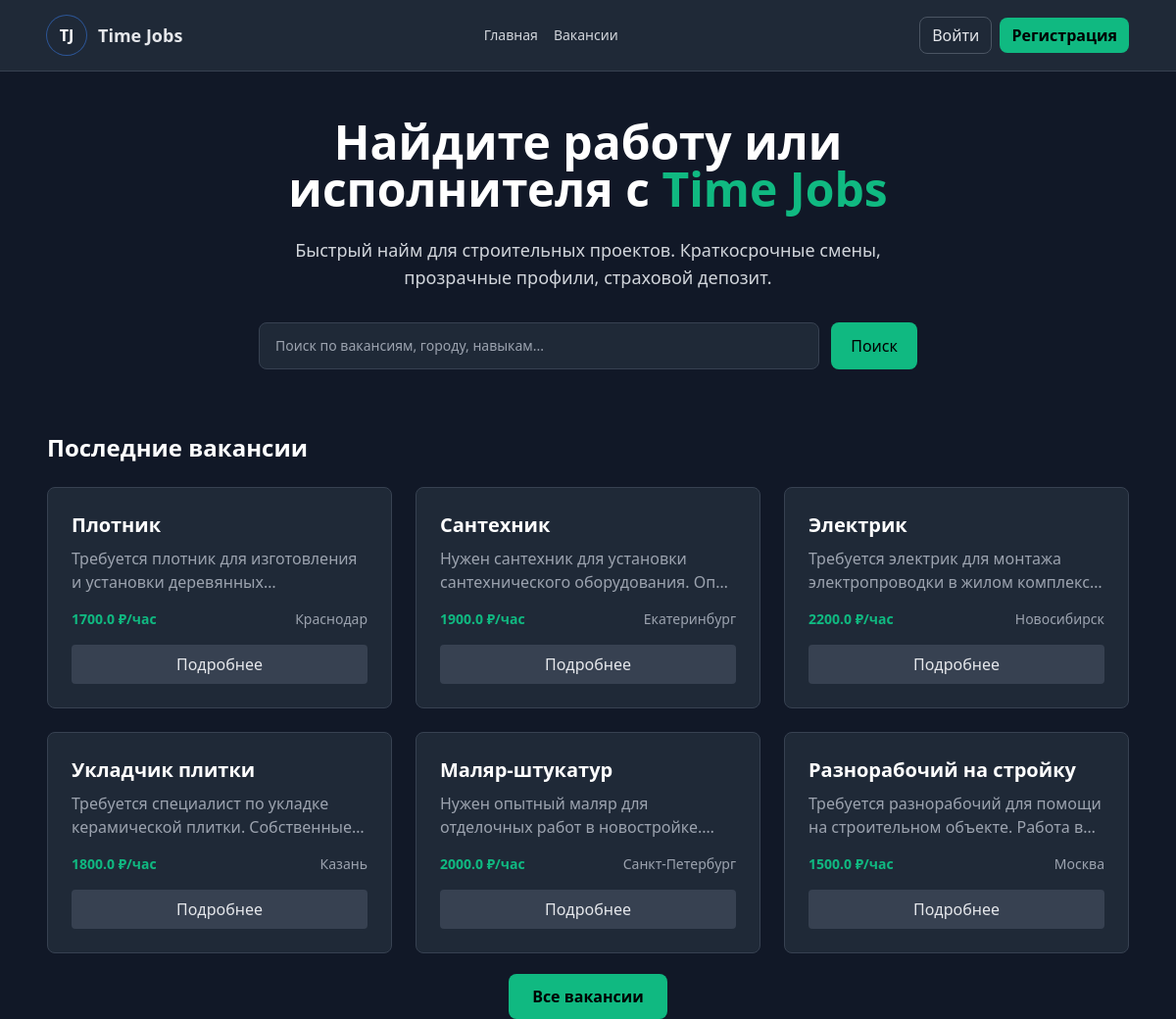
The page / on the database its author committed.
### buildconnect_mvp_b1311/app.py (models this page shows)
class Job(db.Model):
    __tablename__ = 'jobs'
    id = db.Column(db.Integer, primary_key=True)
    employer_id = db.Column(db.Integer, db.ForeignKey('users.id'))
    title = db.Column(db.String(200), nullable=False)
    description = db.Column(db.Text)
    city = db.Column(db.String(100))
    specialization = db.Column(db.String(100))
    wage = db.Column(db.Float, default=0.0)
    pay_type = db.Column(db.String(20), default='hourly')
    duration_days = db.Column(db.Integer, default=1)
    status = db.Column(db.String(20), default='approved')  # Для теста сразу approved
    created_at = db.Column(db.DateTime, default=datetime.utcnow)

### buildconnect_mvp_b1311/app.py (the view)
@app.route('/')
def index():
    jobs = Job.query.order_by(Job.created_at.desc()).limit(6).all()
    return render_template('index.html', jobs=jobs)

### buildconnect_mvp_b1311/templates/index.html
{% extends "base.html" %}
{% block content %}
<section class="max-w-4xl mx-auto text-center mt-12 px-6">
    <h1 class="text-4xl md:text-5xl font-extrabold leading-tight text-white">
        Найдите работу или исполнителя с <span class="text-green-500">Time Jobs</span>
    </h1>
    <p class="mt-6 text-lg text-gray-300 max-w-2xl mx-auto">
        Быстрый найм для строительных проектов. Краткосрочные смены, прозрачные профили, страховой депозит.
    </p>
    <div class="mt-8 max-w-2xl mx-auto">
        <form action="{{ url_for('vacancies') }}" method="GET" class="flex gap-3">
            <input type="text" name="search" placeholder="Поиск по вакансиям, городу, навыкам..."
                   class="flex-1 px-4 py-3 rounded-lg bg-gray-800 border border-gray-700 text-sm placeholder-gray-400 focus:outline-none focus:border-green-500">
            <button type="submit" class="px-5 py-3 rounded-lg bg-green-500 text-black font-medium hover:bg-green-400">
                Поиск
            </button>
        </form>
    </div>
</section>
<section class="max-w-6xl mx-auto px-6 mt-16">
    <h2 class="text-2xl font-bold text-white mb-6">Последние вакансии</h2>
    <div class="grid grid-cols-1 md:grid-cols-2 lg:grid-cols-3 gap-6">
        {% for job in jobs %}
        <div class="bg-gray-800 rounded-lg p-6 border border-gray-700 hover:border-green-500 transition-colors">
            <h3 class="text-xl font-semibold text-white mb-2">{{ job.title }}</h3>
            <p class="text-gray-400 mb-4 line-clamp-2">{{ job.description[:100] }}...</p>
            <div class="flex items-center justify-between text-sm">
                <span class="text-green-500 font-semibold">{{ job.wage }} ₽/час</span>
                <span class="text-gray-400">{{ job.city }}</span>
            </div>
            <a href="{{ url_for('vacancies') }}" class="mt-4 inline-block w-full text-center px-4 py-2 bg-gray-700 rounded hover:bg-gray-600 transition-colors">
                Подробнее
            </a>
        </div>
        {% endfor %}
    </div>
    <div class="text-center mt-8">
        <a href="{{ url_for('vacancies') }}" class="px-6 py-3 bg-green-500 text-black font-semibold rounded-lg hover:bg-green-400">
            Все вакансии
        </a>
    </div>
</section>
{% endblock %}

### buildconnect_mvp_b1311/templates/base.html (shortened to what this page needs)
<!DOCTYPE html>
<html lang="ru">
<head>
    <link href="https://cdn.jsdelivr.net/npm/tailwindcss@2.2.19/dist/tailwind.min.css" rel="stylesheet">
    <link rel="stylesheet" href="{{ url_for('static', filename='css/style.css') }}">
</head>
<body class="bg-gray-900 text-gray-200">
    <header class="bg-gray-800 border-b border-gray-700 sticky top-0 z-40">
        <div class="max-w-6xl mx-auto px-6 py-4 flex items-center justify-between">
            <div class="flex items-center gap-3">
                <div class="w-10 h-10 rounded-full bg-gradient-to-br from-slate-700 to-slate-900 ring-1 ring-white/5 flex items-center justify-center">
                    <span class="text-white font-bold">TJ</span>
                </div>
                <a href="{{ url_for('index') }}" class="text-lg font-semibold">Time Jobs</a>
            </div>
            <nav class="flex items-center gap-4 text-sm text-gray-300">
                <a href="{{ url_for('index') }}" class="hover:text-green-400">Главная</a>
                <a href="{{ url_for('vacancies') }}" class="hover:text-green-400">Вакансии</a>
            </nav>
            <div class="flex gap-2 items-center">
                {% if current_user.is_authenticated %}
                    <a href="{{ url_for('profile') }}" class="flex items-center gap-2 hover:text-green-400">
                        {% if current_user.avatar %}
                            <img src="{{ current_user.avatar }}" class="w-8 h-8 rounded-full object-cover">
                        {% else %}
                            <div class="w-8 h-8 rounded-full bg-gray-600 flex items-center justify-center">
                                {{ current_user.name[0] }}
                            </div>
                        {% endif %}
                        <span>{{ current_user.name }}</span>
                    </a>
                    <a href="{{ url_for('logout') }}" class="px-3 py-1.5 rounded-lg border border-gray-600 hover:bg-gray-700">Выйти</a>
                {% else %}
                    <a href="{{ url_for('login') }}" class="px-3 py-1.5 rounded-lg border border-gray-600 hover:bg-gray-700">Войти</a>
                    <a href="{{ url_for('register') }}" class="px-3 py-1.5 rounded-lg bg-green-500 text-black font-semibold hover:bg-green-400">Регистрация</a>
                {% endif %}
            </div>
        </div>
    </header>
    <main>
        {% block content %}{% endblock %}
    </main>
</body>
</html>

### buildconnect_mvp_b1311/static/css/style.css (style rules this page uses)
.line-clamp-2 { display: -webkit-box; -webkit-line-clamp: 2; -webkit-box-orient: vertical; overflow: hidden; }
body { background-color: #111827; }

### rows shown on the page
Job: title "Плотник", description "Требуется плотник для изготовления и установки…", wage "1700.0", city "Краснодар"
Job: title "Сантехник", description "Нужен сантехник для установки сантехнического оборудования.…", wage "1900.0", city "Екатеринбург"
Job: title "Электрик", description "Требуется электрик для монтажа электропроводки в жилом…", wage "2200.0", city "Новосибирск"
Job: title "Укладчик плитки", description "Требуется специалист по укладке керамической плитки.…", wage "1800.0", city "Казань"
Job: title "Маляр-штукатур", description "Нужен опытный маляр для отделочных работ в…", wage "2000.0", city "Санкт-Петербург"
Job: title "Разнорабочий на стройку", description "Требуется разнорабочий для помощи на строительном объекте. Работа…", wage "1500.0", city "Москва"
